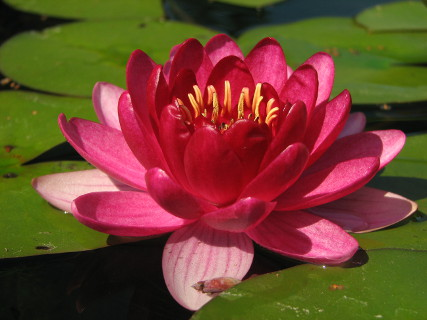
#> input picture lotus320.jpg, 427 x 320 px
$ jupyter execute --allow-errors old_graph_cuts.ipynb   (shell and % lines are left out)   (older library calls are emulated)
#> lines starting #> are read from the running program, lines starting #| are printed output that depends on the picture; after the words box and inside, x2 and y2 are one past the last pixel; in counts of white or black regions, pixels touching at a corner belong together
# Graph Cut Segmentation

In this part you will implement foreground-background segmentation using *Markov random fields* (MRF) and graph cuts.

### Recap from the lecture
A Markov random field is a graphical model that expresses the structure of (input and output) variables. In our image segmentation case this structure means that we do not simply model the foreground and background pixel colors but also take into account the neighborhood relations of the pixels. This encodes the intuition that neighboring pixels are more likely to belong to the same region than just two random pixels of the image.

The color (or more generally, appearance) models and the neighborhood relations are combined in a so-called *energy function* (or cost function), which is then minimized to obtain an optimal label-assignment.

Given a structured input (here: image pixel colors) $\mathcal{Y} = \{Y_j|j \in I\}$ we want to find the output (here: labeling) $\mathcal{X} = \{X_j | j \in I\}$ such that

$$
\hat{\mathcal{X}} = \arg \min_{\mathcal{X}} E(\mathcal{X}, \mathcal{Y})
$$

$$
E(\mathcal{X}, \mathcal{Y}) = \sum_{j\in I}{\psi_u (X_j,Y_j)} + \sum_{i, j\in I}{\psi_p (X_j,X_j,Y_i,Y_j)}.
$$

The set $I$ contains all possible pixel indices. In our two-label (binary) segmentation case, the label variables must be either 0 (background) or 1 (foreground) $X_j \in \{0, 1\}$.

The so-called *unary potential* $\psi_u (X_j,Y_j)$ is the cost of assigning the label $X_j$ to a pixel with color $Y_j$. In probabilistic terms, the unary potential is

$$
\psi_u (X_j,Y_j)=-\omega_u \cdot \log p(X_j|Y_j),
$$

with an appropriate model $p$ for the foreground and the background and a weighting factor $\omega_u$. The unaries encourage labeling each pixel with the label (foreground/background) whose color model is a better fit for that particular pixel.

The *pairwise potential* $\psi_p$ incorporates the dependencies between pixels. To speed up the computation, the pairwise model is usually restricted to neighboring pixels and is therefore set to zero if the $i$th and $j$th pixels are not direct neighbors in a 4-neighborhood. In our case it written as:

$$
\psi_p (X_i,X_j,Y_i,Y_j)=\omega_p\cdot
\begin{cases}
1,&\text{if }   X_i\neq X_j \text{ and } i,j \text{ are neighbors}  \\
0,&\text{otherwise}
\end{cases}
$$

with some weighting factor $\omega_p$. Such a pairwise potential encourages neighboring pixels to have the same label because it gives some nonzero cost to each pair of neighboring pixels that are assigned different labels.

After this, a Graph Cut method is used to find the optimal solution $\hat{\chi}$ of the energy function.

### Bird's eye overview

It's easy to get lost in all the details, so here's an roadmap of what we're going to do:

1. Set up the Markov Random Field (define unaries and pairwise potentials), in more detail:
    1. Manually define some approximate initial background and foreground regions in the image
    2. Model the distribution of background and foreground colors based on the colors found in the approximate initial regions
    3. For each pixel independently, calculate the posterior probability of being foreground, based on the models from the previous step (create a "probability map")
    4. Calculate the unary potentials based on the foreground probability map
    5. Define the pairwise potentials (using the neighborhood relations)
2. Use the graph cut algorithm to minimize the energy function of the Markov Random Field and obtain a labeling

You will not have to implement the graph cut algorithm yourself, we will use the `pygco` ("Python Graph Cut Optimizer") package for that. You can install it using `conda install pygco -c kayarre`. (This is a Python wrapper over the C++ gco library. The C++ library can be found at https://vision.cs.uwaterloo.ca/code/)

[cell 1]
USE_NETWORKX = False  # If you can't get pygco installed, set this to True to use networkx instead.
                      # networkx can also perform the graph cut algorithm, but it is much (!) slower
                      # so try installing pygco first

[cell 2]
# Some imports and helper functions
import numpy as np
import matplotlib.pyplot as plt
import imageio
import time
import cv2
if USE_NETWORKX:
    import networkx as nx
    from networkx.algorithms.flow import preflow_push
else:
    import pygco

def draw_mask_on_image(image, mask, color=(0, 255, 255)):
    """Return a visualization of a mask overlaid on an image."""
    result = image.copy()
    kernel = cv2.getStructuringElement(cv2.MORPH_RECT, (3, 3))
    dilated = cv2.morphologyEx(mask.astype(np.uint8), cv2.MORPH_DILATE, kernel)
    outline = dilated > mask
    result[mask == 1] = (result[mask == 1] * 0.4 +
                         np.array(color) * 0.6).astype(np.uint8)
    result[outline] = color
    return result

## Mask Initialization

First, manually create initial boxes of foreground and background regions.

We will use these to build color models. That is, to model the probability of a pixel color occuring, given either that it is a foreground or a background pixel.

[cell 3]
# POINTS: 1
im = imageio.imread('lotus320.jpg')
#> im is the input picture: shape (320, 427, 3); mean R, G, B 112.3, 67.9, 45.8
h,w = im.shape[:2]
#> h = 320; w = 427

# Set up initial foreground and background
# regions for building the color model
init_fg_mask = np.zeros([h, w])
init_bg_mask = np.zeros([h, w])

# Now set some rectangular region of the initial foreground mask to 1.
# This should be a part of the image that is fully foreground.
# The indices in the following line are just an example,
# and they need to be corrected so that only flower pixels are included
# init_fg_mask[10:20, 15:30] = 1

# Same for the background (replace the indices)
# init_bg_mask[60:90, 50:110] = 1

# YOUR CODE HERE
init_fg_mask[int(h/2)-20:int(h/2)+20, int(w/2)-20:int(w/2)+20] = 1
init_bg_mask[0:40, 0:40] = 1

fig, axes = plt.subplots(1, 2, figsize=(9.5,5))
axes[0].set_title('Initial foreground mask')
axes[0].imshow(draw_mask_on_image(im, init_fg_mask))
#> in draw_mask_on_image, `dilated = cv2.morphologyEx(mask.astype(np.uint8), cv2.MORPH_DILATE, ke..`:
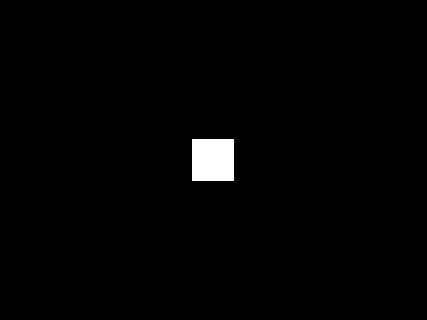
#> dilated: shape (320, 427); values 0 (black) and 1 (white), 1.3% white; 1 white region, box (x1, y1, x2, y2) and area: (192, 139, 234, 181) 1764
#> in draw_mask_on_image, `outline = dilated > mask`: outline: shape (320, 427) bool; 0.12% white in thin lines or dots, all inside (x1, y1, x2, y2) = (192, 139, 234, 181)
axes[1].set_title('Initial background mask')
axes[1].imshow(draw_mask_on_image(im, init_bg_mask))
#> call 2 of draw_mask_on_image, with color = (0, 255, 255)
#> in draw_mask_on_image (call 2), `dilated = cv2.morphologyEx(mask.astype(np.uint8), cv2.MORPH_DILATE, ke..`:
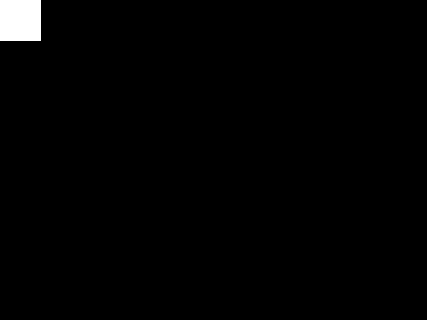
#> dilated: shape (320, 427); values 0 (black) and 1 (white), 1.2% white; 1 white region, box (x1, y1, x2, y2) and area: (0, 0, 41, 41) 1681
#> in draw_mask_on_image (call 2), `outline = dilated > mask`:
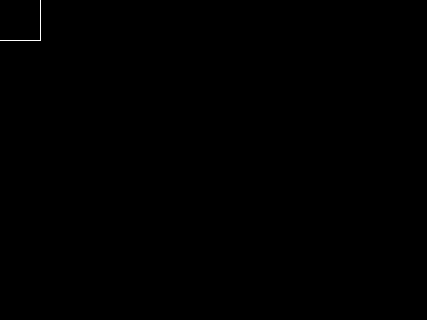
#> outline: shape (320, 427) bool; 0.06% white in thin lines or dots, all inside (x1, y1, x2, y2) = (0, 0, 41, 41)
#> in draw_mask_on_image (call 2), `result[mask == 1] = (result[mask == 1] * 0.4 + np.array(color) * 0.6)...`:
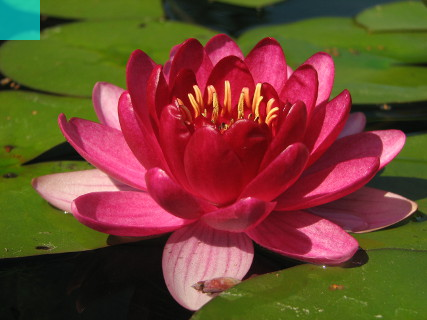
#> result: shape (320, 427, 3); 1.17% of pixels changed, all inside (x1, y1, x2, y2) = (0, 0, 40, 40)
#> in draw_mask_on_image (call 2), `result[outline] = color`: result: shape (320, 427, 3); 0.06% of pixels changed, all inside (x1, y1, x2, y2) = (0, 0, 41, 41)
fig.tight_layout()
fig.show()

## Color Modeling by Histograms

A common way to model color distributions is to use *Gaussian mixture models*. However, to keep this exercise simple, we will only use color histograms (i.e. the relative frequencies of quantized colors) in the respective region of the image defined by the boxes. In other words, we model the color simply as a discretized, categorical random variable.

Implement the function `calculate_histogram`. It should take as input the image `img` with values in the range $[0, 255]$ and a `mask` the same size as the image. The mask is 1 at the positions of the image where the histogram should be computed, zero elsewhere. The final parameter `n_bins` defines how many bins should be used in the histogram along each dimension. The function should **return a 3-dimensional array** of shape `[n_bins, n_bins, n_bins]`, containing the relative frequency for each (r,g,b) color bin within the region of the image defined by the mask, i.e. the fraction of pixels falling within each bin. The histogram should be normalized (sum to 1). Initialize all bins with a small value ($10^{−3}$) to avoid relative frequencies which are zero (this is called *additive smoothing*). (Why would zeros be a problem?)

[cell 4]
# POINTS: 2

def calculate_histogram(img, mask, n_bins):
#> called with n_bins = 10
    histogram = np.full((n_bins, n_bins, n_bins), fill_value=0.001)

    # YOUR CODE HERE
    def trim_zeros(arr):
        """Returns a trimmed view of an n-D array excluding any outer
        regions which contain only zeros.
        """
        slices = tuple(slice(idx.min(), idx.max() + 1) for idx in np.nonzero(arr))
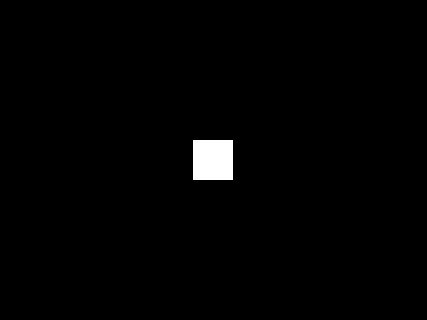
#> arr: shape (320, 427) float64; values 0 (black) and 1 (white), 1.2% white; 1 white region, box (x1, y1, x2, y2) and area: (193, 140, 233, 180) 1600
        return arr[slices]
#> returned value: shape (40, 40) float64; every value is 1

    roi = np.zeros(((trim_zeros(mask)).shape[0], (trim_zeros(mask)).shape[1], img.shape[2]))
#> roi: shape (40, 40, 3) float64; every value is 0
    for channel in range(img.shape[2]):
        masked_img = np.multiply(img[:,:,channel], mask)
        reduced = trim_zeros(masked_img)
        if np.all(roi == 0):
            roi = reduced
        else:
            roi = np.dstack((roi, reduced))
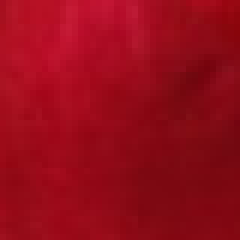
#> roi: shape (40, 40, 3) float64 (shown 6 times larger); mean R, G, B 149.9, 11, 25.5

#     plt.imshow(roi.astype(np.int))
#     plt.show()

    for row in range(roi.shape[0]):
        for col in range(roi.shape[1]):
            r_bin = int(roi[row,col][0] / 255 * n_bins)
            g_bin = int(roi[row,col][1] / 255 * n_bins)
            b_bin = int(roi[row,col][2] / 255 * n_bins)
            histogram[ r_bin, g_bin, b_bin ] += 1

    histogram = histogram / histogram.sum()


    return histogram

[cell 5]
n_bins = 10
fg_histogram = calculate_histogram(im, init_fg_mask, n_bins)
bg_histogram = calculate_histogram(im, init_bg_mask, n_bins)
#> call 2 of calculate_histogram, with n_bins = 10
#> in trim_zeros (call 6), `slices = tuple(slice(idx.min(), idx.max() + 1) for idx in np.nonzero(a..`: arr: shape (320, 427) float64; values 0 (black) and 1 (white), 1.2% white; 1 white region, box (x1, y1, x2, y2) and area: (0, 0, 40, 40) 1600
#> the loop in calculate_histogram (call 2), `for channel in range(img.shape[2]):` made 3 passes
#> pass 1, in calculate_histogram (call 2), `reduced = trim_zeros(masked_img)`:
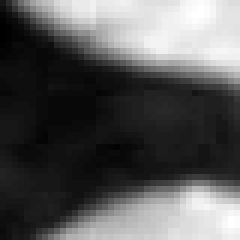
#> reduced: shape (40, 40) float64 (shown 6 times larger); min 4, max 92, mean 34.5; drawn with min black and max white
#> after the loop in calculate_histogram (call 2), `for channel in range(img.shape[2]):`:
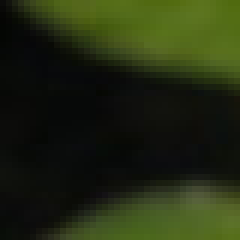
#> roi: shape (40, 40, 3) float64 (shown 6 times larger); mean R, G, B 34.5, 42.4, 17.4

fig, axes = plt.subplots(
    3, 2, figsize=(5,5), sharex=True,
    sharey=True, num='Relative frequency of color bins')

x = np.arange(n_bins)
axes[0,0].bar(x, np.sum(fg_histogram, (1, 2)))
axes[0,0].set_title('red (foreground)')
axes[1,0].bar(x, np.sum(fg_histogram, (0, 2)))
axes[1,0].set_title('green (foreground)')
axes[2,0].bar(x, np.sum(fg_histogram, (0, 1)))
axes[2,0].set_title('blue (foreground)')

axes[0,1].bar(x, np.sum(bg_histogram, (1, 2)))
axes[0,1].set_title('red (background)')
axes[1,1].bar(x, np.sum(bg_histogram, (0, 2)))
axes[1,1].set_title('green (background)')
axes[2,1].bar(x, np.sum(bg_histogram, (0, 1)))
axes[2,1].set_title('blue (background)')
fig.tight_layout()
fig.show()
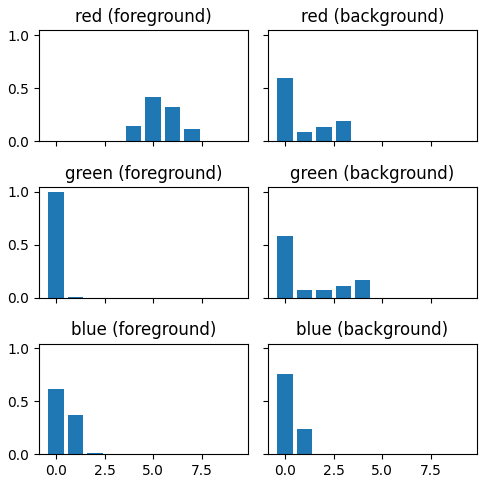
#> figure drawn by matplotlib, 6 panels; panel 5: tallest bar 0.62 high, from x = -0.4 to 0.4

How does the histogram calculation in `calculate_histogram` differ from creating 3 separate histograms, for R, G, and B individually? Would this alternative method (separate histograms) yield more or or less information about the image?

*POINTS: 1*

YOUR ANSWER HERE

## Foreground Probability Map

The next step in the segmentation process is to estimate a probability map: For each pixel we want to estimate the probability that it belongs to the foreground. This will be used as basis for the unary potential.

The function `foreground_pmap(img, fg_histogram, bg_histogram)` should take the image `img` and the two histograms `fg_histogram`, `bg_histogram` estimated from the foreground region and the background region respecively. It should return an array of shape $\texttt{height}\times\texttt{width}$ containing the probability of each pixel belonging to the foreground. To estimate the required probability $p(c|[r, g, b])$ from the computed histograms, a class prior $p(c)$ of $0.5$ should be used, which means that both foreground and background pixels are equally likely a priori.

Recall Bayes' theorem applied to this case:

$$
p(c\ |\ r,g,b) = \frac{p(c) \cdot p(r,g,b\ |\ c)}{p(r,g,b)} = \frac{p(c)\cdot p(r,g,b\ |\ c)}{\sum_{\tilde{c}} p(\tilde{c}) \cdot p(r,g,b\ |\ \tilde{c}) }
$$

[cell 6]
# POINTS: 3

def foreground_pmap(img, fg_histogram, bg_histogram):
    # YOUR CODE HERE
    raise NotImplementedError()

#> (a cell that did not finish here is left out)

Explain what you see in the probability map.

*POINTS: 1*

YOUR ANSWER HERE

## Unary Potentials
Use the previously computed probability map `foreground_map` to compute the unary potential for both foreground and background.

This function `unary_potentials(probability_map, unary_weight)` shall use the `probability_map` and a scalar weighting factor to compute the unary potentials. It should return a matrix of the same size as the probability matrix.

[cell 8]
# POINTS: 1

def unary_potentials(probability_map, unary_weight):
    # YOUR CODE HERE
    raise NotImplementedError()

unary_weight = 1
#> (the rest of this cell did not finish here and is left out)

Why are the unary potentials for the foreground so small in the middle of the flower?

*POINTS: 1*

YOUR ANSWER HERE

## Pairwise Potentials

Create a function to compute the prefactor $w_p$ of the pairwise potential for two specific pixels. Implement the funtion below, where `img` is the image, `(x1, y1), (x2, y2)` are the pixel coordinates in the image and the last parameter is the weight $\omega_p$ for the pairwise potential. (Do not confuse `(x1, y1), (x2, y2)` with the $X_j, Y_j$ from the top of the page. There X was the label and Y the pixel value, here they are the x and y coordinates in the image)

Keep in mind that this prefactor does not depend on the labels and is therefore independent of $\mathcal{X}$.

Also, the function signature is more general (see the contrast-sensitive Potts Model question later on), not all parameters are needed here.

*Hint:* the function is extremely simple.

[cell 9]
# POINTS: 1

def pairwise_potential_prefactor(img, x1, y1, x2, y2, pairwise_weight):
    # YOUR CODE HERE
    raise NotImplementedError()

Using the functions from the previous task, implement a function to compute all the pairwise potentials for the image using 4-neighborhoods. That means only the top, bottom, left and right neighboring pixels should be connected to a given pixel.

The function `pairwise_potentials` should return the `edges` (represented as index pairs) and an array `costs` containing the corresponding edge costs (i.e. the value of the pairwise potential prefactor). You have to use a linearized index instead of (x,y)-coordinates for the edge indices. A conversion function is supplied (`coords_to_index(x, y, width)`).

Thus, `edges` should be an integer array of shape $k\times 2$, while `costs` should have length $k$, where $k$ is the number of neighborhood-edges in the image grid.

[cell 10]
# POINTS: 4

def coords_to_index(x, y, width):
    return y * width + x

def pairwise_potentials(im, pairwise_weight):
    # YOUR CODE HERE
    raise NotImplementedError()
    return edges, costs

#> (the rest of this cell did not finish here and is left out)

Now you can execute the optimization procedure and plot the resulting labeling.

[cell 11]
# [30 lines left out: function graph_cut, not called in this run]

#> (the rest of this cell did not finish here and is left out)

Explain what you see. Why is the segmentation the way it is?

*POINTS: 1*

YOUR ANSWER HERE

## [BONUS] Try another image

First, create a single function that runs the whole segmentation pipeline starting from the image and the initial regions.

`segment_image(...)` should return the final binary segmentation mask with 1 at the foreground pixels and 0 at the background.

[cell 12]
# POINTS: 0

# [4 lines left out: function segment_image, not called in this run]

[cell 13]
# POINTS: 0

import skimage.data

def run_on_another_image():
    im = skimage.data.immunohistochemistry()
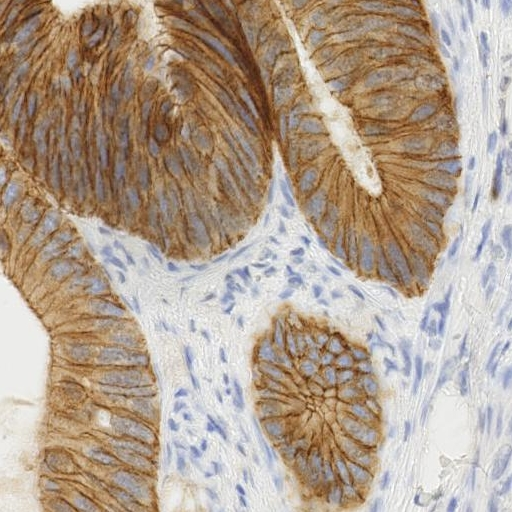
#> input picture skimage.data.immunohistochemistry(), 512 x 512 px
#> im is the input picture: shape (512, 512, 3); mean R, G, B 177.3, 159.8, 144
    #im = imageio.imread('flowers.jpg')
    #im = skimage.data.stereo_motorcycle()[0]
    h, w = im.shape[:2]
#> h = 512; w = 512
    fg_mask = np.zeros([h, w])
    bg_mask = np.zeros([h, w])

    # Set some appropriate parts of fg_mask and bg_mask to 1 for initialization.
    # YOUR CODE HERE
    raise NotImplementedError()

    graph_cut_result = segment_image(
        im, fg_mask, bg_mask,
        unary_weight=1, pairwise_weight=1, n_bins=8)

    fig, axes = plt.subplots(1, 3, figsize=(9.5,5), sharey=True)
    axes[0].set_title('Initial foreground mask')
    axes[0].imshow(draw_mask_on_image(im, fg_mask))
    axes[1].set_title('Initial background mask')
    axes[1].imshow(draw_mask_on_image(im, bg_mask))
    axes[2].set_title('Graph cut result')
    axes[2].imshow(draw_mask_on_image(im, graph_cut_result))
    fig.tight_layout()
    fig.show()

#> (the rest of this cell did not finish here and is left out)

$ run again, with flowers.jpg copied over lotus320.jpg
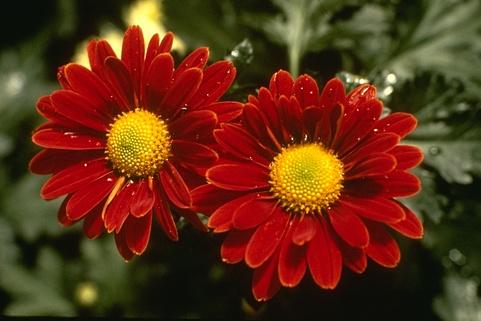
#> input picture flowers.jpg, 481 x 321 px
#> im is the input picture: shape (321, 481, 3); mean R, G, B 96.2, 47.2, 22.2
#> dilated: shape (321, 481); values 0 (black) and 1 (white), 1.1% white; 1 white region, box (x1, y1, x2, y2) and area: (219, 139, 261, 181) 1764
#> outline: shape (321, 481) bool; 0.11% white in thin lines or dots, all inside (x1, y1, x2, y2) = (219, 139, 261, 181)
#> dilated: shape (321, 481); values 0 (black) and 1 (white), 1.1% white; 1 white region, box (x1, y1, x2, y2) and area: (0, 0, 41, 41) 1681
#> outline: shape (321, 481) bool; 0.05% white in thin lines or dots, all inside (x1, y1, x2, y2) = (0, 0, 41, 41)
#> arr: shape (321, 481) float64; values 0 (black) and 1 (white), 1% white; 1 white region, box (x1, y1, x2, y2) and area: (220, 140, 260, 180) 1600
#> after the loop in calculate_histogram, `for channel in range(img.shape[2]):`:
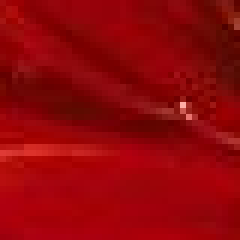
#> roi: shape (40, 40, 3) float64 (shown 6 times larger); mean R, G, B 146, 5.5, 8.9
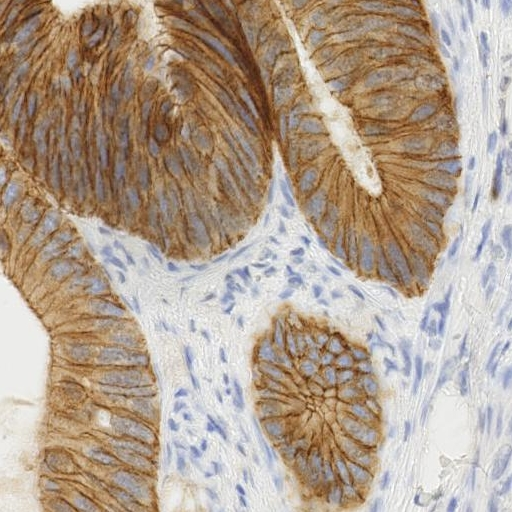
#> input picture skimage.data.immunohistochemistry(), 512 x 512 px
#> in run_on_another_image, im is the input picture: shape (512, 512, 3); mean R, G, B 177.3, 159.8, 144

$ run again, with cars.jpg copied over lotus320.jpg
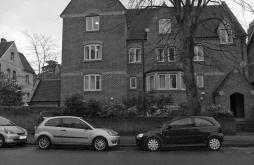
#> input picture cars.jpg, 254 x 165 px
#> im is the input picture: shape (165, 254); min 0, max 255, mean 86.4
#> dilated: shape (165, 254); values 0 (black) and 1 (white), 4.2% white; 1 white region, box (x1, y1, x2, y2) and area: (106, 61, 148, 103) 1764
#> outline: shape (165, 254) bool; 0.39% white in thin lines or dots, all inside (x1, y1, x2, y2) = (106, 61, 148, 103)
#> arr: shape (165, 254) float64; values 0 (black) and 1 (white), 3.8% white; 1 white region, box (x1, y1, x2, y2) and area: (107, 62, 147, 102) 1600
#> unary_weight = 1
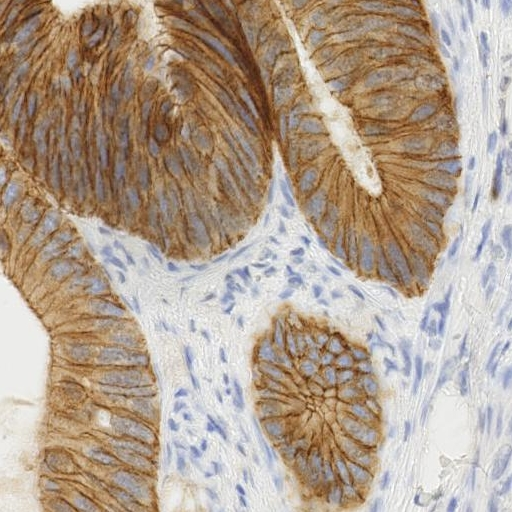
#> input picture skimage.data.immunohistochemistry(), 512 x 512 px
#> in run_on_another_image, im is the input picture: shape (512, 512, 3); mean R, G, B 177.3, 159.8, 144
